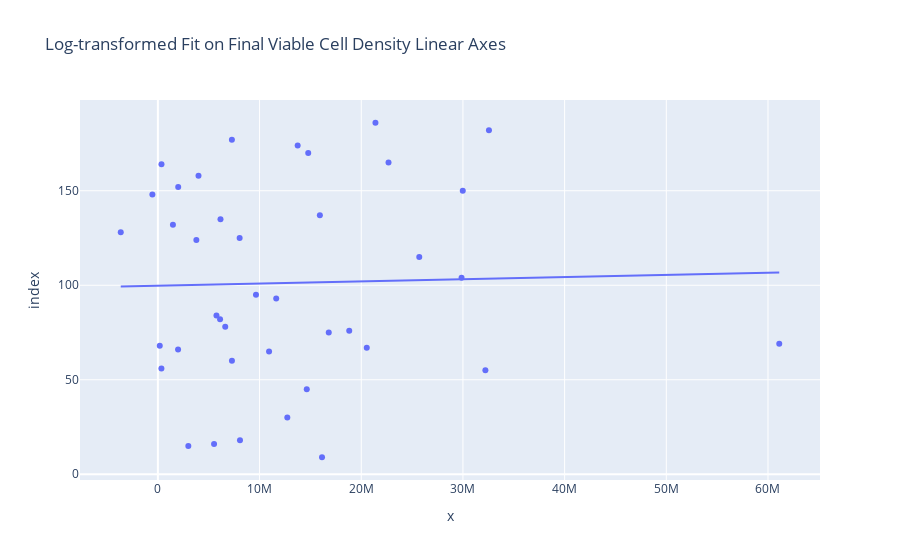

Notebook code cell kept with this figure:
### Markdown cell above
Results show that at 38°C, 65% DO, glucose 10g/L and lactate 5g/L, the predicted Final Viable Cell Density is 3.22x10<sup>7</sup> cells.

Finally, after importing plotly.express, I generated a scatter plot and added a Ordinary Least Squares (OLS) regression trendline as shown in Plotly.com Trendlines (n.d.). OLS describes the relationship between one or more independent variables and a dependent variable by minimizing the sum of the squared differences between the predicted values on the line and the actual data points to find the best-fitting line through a set of data points (XLSTAT, 2017).

### Code cell
px.scatter(y_test, y_pred_lr, trendline='ols', 
           title="Log-transformed Fit on Final Viable Cell Density Linear Axes")

### Figure 1 — Plotly figure (JSON) as saved in the notebook; plotly's stock layout.template omitted (floating-point values rounded to 4 significant figures)
{"data": [{"hovertemplate": "x=%{x}<br>index=%{y}<extra></extra>", "legendgroup": "", "marker": {"color": "#636efa", "symbol": "circle"}, "mode": "markers", "name": "", "orientation": "h", "showlegend": false, "type": "scatter", "x": [9647000.0, 2996000.0, 12730000.0, 3995000.0, -3651000.0, 25710000.0, 61110000.0, 14780000.0, 13750000.0, 14640000.0, 1987000.0, 32560000.0, 22680000.0, 6623000.0, 21400000.0, 7279000.0, 347900.0, 1999000.0, 6115000.0, 185000.0, 3784000.0, 5526000.0, -540200.0, 11640000.0, 10930000.0, 7284000.0, 5761000.0, 20540000.0, 8042000.0, 1481000.0, 16140000.0, 8074000.0, 32210000.0, 16810000.0, 29990000.0, 29860000.0, 6157000.0, 15930000.0, 353300.0, 18820000.0], "xaxis": "x", "y": [95, 15, 30, 158, 128, 115, 69, 170, 174, 45, 66, 182, 165, 78, 186, 177, 56, 152, 82, 68, 124, 16, 148, 93, 65, 60, 84, 67, 125, 132, 9, 18, 55, 75, 150, 104, 135, 137, 164, 76], "yaxis": "y"}, {"hovertemplate": "<b>OLS trendline</b><br>index = 1.13828e-07 * x + 99.761<br>R<sup>2</sup>=0.000740<br><br>x=%{x}<br>index=%{y} <b>(trend)</b><extra></extra>", "legendgroup": "", "marker": {"color": "#636efa", "symbol": "circle"}, "mode": "lines", "name": "", "showlegend": false, "type": "scatter", "x": [-3651000.0, -540200.0, 185000.0, 347900.0, 353300.0, 1481000.0, 1987000.0, 1999000.0, 2996000.0, 3784000.0, 3995000.0, 5526000.0, 5761000.0, 6115000.0, 6157000.0, 6623000.0, 7279000.0, 7284000.0, 8042000.0, 8074000.0, 9647000.0, 10930000.0, 11640000.0, 12730000.0, 13750000.0, 14640000.0, 14780000.0, 15930000.0, 16140000.0, 16810000.0, 18820000.0, 20540000.0, 21400000.0, 22680000.0, 25710000.0, 29860000.0, 29990000.0, 32210000.0, 32560000.0, 61110000.0], "xaxis": "x", "y": [99.35, 99.7, 99.78, 99.8, 99.8, 99.93, 99.99, 99.99, 100.1, 100.2, 100.2, 100.4, 100.4, 100.5, 100.5, 100.5, 100.6, 100.6, 100.7, 100.7, 100.9, 101.0, 101.1, 101.2, 101.3, 101.4, 101.4, 101.6, 101.6, 101.7, 101.9, 102.1, 102.2, 102.3, 102.7, 103.2, 103.2, 103.4, 103.5, 106.7], "yaxis": "y"}], "layout": {"legend": {"tracegroupgap": 0}, "title": {"text": "Log-transformed Fit on Final Viable Cell Density Linear Axes"}, "xaxis": {"anchor": "y", "domain": [0, 1], "title": {"text": "x"}}, "yaxis": {"anchor": "x", "domain": [0, 1], "title": {"text": "index"}}}}
